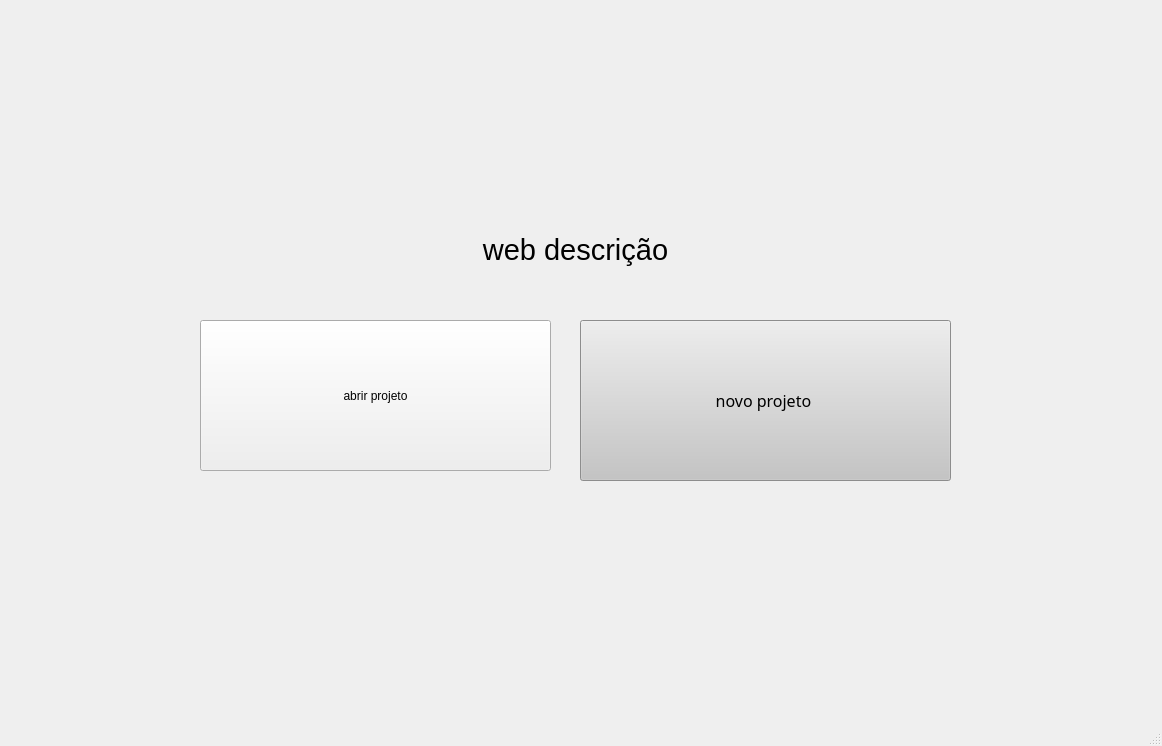
<?xml version="1.0" encoding="UTF-8"?>
<ui version="4.0">
 <class>MainWindow</class>
 <widget class="QMainWindow" name="MainWindow">
  <property name="geometry">
   <rect>
    <x>0</x>
    <y>0</y>
    <width>1162</width>
    <height>746</height>
   </rect>
  </property>
  <property name="windowTitle">
   <string>MainWindow</string>
  </property>
  <property name="styleSheet">
   <string notr="true">QWidget{

}
</string>
  </property>
  <widget class="QWidget" name="centralwidget">
   <widget class="QPushButton" name="pushButton">
    <property name="geometry">
     <rect>
      <x>580</x>
      <y>320</y>
      <width>371</width>
      <height>161</height>
     </rect>
    </property>
    <property name="font">
     <font>
      <family>Candara</family>
      <pointsize>12</pointsize>
     </font>
    </property>
    <property name="styleSheet">
     <string notr="true">background-color:rgb(197, 197, 197)

</string>
    </property>
    <property name="text">
     <string>novo projeto </string>
    </property>
   </widget>
   <widget class="QLabel" name="label">
    <property name="geometry">
     <rect>
      <x>310</x>
      <y>180</y>
      <width>531</width>
      <height>141</height>
     </rect>
    </property>
    <property name="styleSheet">
     <string notr="true"/>
    </property>
    <property name="text">
     <string>&lt;!DOCTYPE HTML PUBLIC &quot;-//W3C//DTD HTML 4.0//EN&quot; &quot;http://www.w3.org/TR/REC-html40/strict.dtd&quot;&gt;
&lt;html&gt;&lt;head&gt;&lt;meta name=&quot;qrichtext&quot; content=&quot;1&quot; /&gt;&lt;style type=&quot;text/css&quot;&gt;
p, li { white-space: pre-wrap; }
&lt;/style&gt;&lt;/head&gt;&lt;body style=&quot; font-family:'MS Shell Dlg 2'; font-size:8pt; font-weight:400; font-style:normal;&quot;&gt;
&lt;p align=&quot;center&quot; style=&quot; margin-top:12px; margin-bottom:12px; margin-left:0px; margin-right:0px; -qt-block-indent:0; text-indent:0px;&quot;&gt;&lt;span style=&quot; font-size:22pt;&quot;&gt;web descrição&lt;/span&gt;&lt;/p&gt;&lt;/body&gt;&lt;/html&gt;</string>
    </property>
   </widget>
   <widget class="QPushButton" name="pushButton_2">
    <property name="geometry">
     <rect>
      <x>200</x>
      <y>320</y>
      <width>351</width>
      <height>151</height>
     </rect>
    </property>
    <property name="text">
     <string>abrir projeto</string>
    </property>
   </widget>
  </widget>
  <widget class="QMenuBar" name="menubar">
   <property name="geometry">
    <rect>
     <x>0</x>
     <y>0</y>
     <width>1162</width>
     <height>26</height>
    </rect>
   </property>
  </widget>
  <widget class="QStatusBar" name="statusbar"/>
 </widget>
 <resources/>
 <connections/>
</ui>
